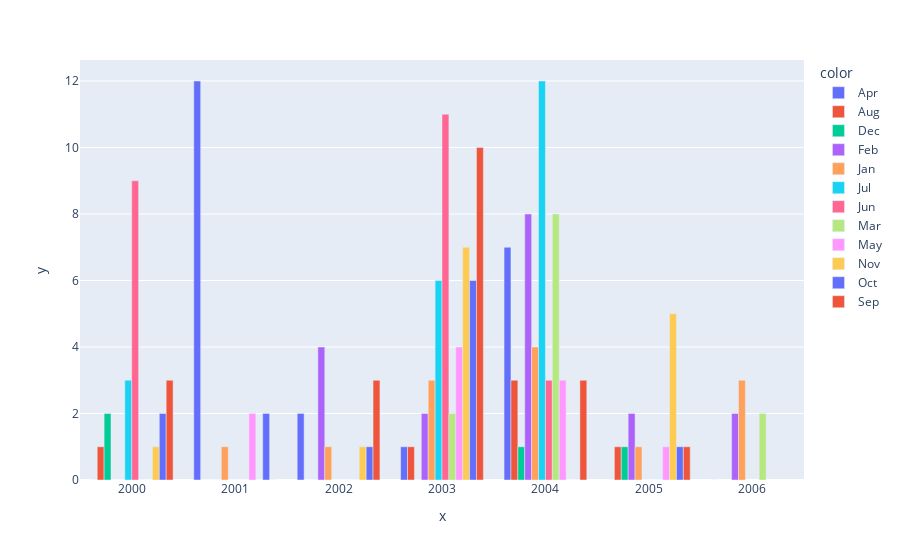

Notebook cell for this chart:
### Code cell
df_season_dow = df.groupby([df.year , df.month])['anomaly_seasonal_quantilemethod_timeToSleep'].sum()
px.bar(df_season_dow , x=df_season_dow.index.get_level_values(0),
           y=df_season_dow.values ,barmode='group',
           color= df_season_dow.index.get_level_values(1))

### Figure 1 — Plotly figure (JSON) as saved in the notebook; plotly's stock layout.template omitted (floating-point values rounded to 4 significant figures)
{"data": [{"alignmentgroup": "True", "hovertemplate": "color=Apr<br>x=%{x}<br>y=%{y}<extra></extra>", "legendgroup": "Apr", "marker": {"color": "#636efa", "pattern": {"shape": ""}}, "name": "Apr", "offsetgroup": "Apr", "orientation": "v", "showlegend": true, "textposition": "auto", "type": "bar", "x": [2000, 2001, 2002, 2003, 2004, 2005, 2006], "xaxis": "x", "y": [0, 12, 2, 1, 7, 0, 0], "yaxis": "y"}, {"alignmentgroup": "True", "hovertemplate": "color=Aug<br>x=%{x}<br>y=%{y}<extra></extra>", "legendgroup": "Aug", "marker": {"color": "#EF553B", "pattern": {"shape": ""}}, "name": "Aug", "offsetgroup": "Aug", "orientation": "v", "showlegend": true, "textposition": "auto", "type": "bar", "x": [2000, 2001, 2002, 2003, 2004, 2005], "xaxis": "x", "y": [1, 0, 0, 1, 3, 1], "yaxis": "y"}, {"alignmentgroup": "True", "hovertemplate": "color=Dec<br>x=%{x}<br>y=%{y}<extra></extra>", "legendgroup": "Dec", "marker": {"color": "#00cc96", "pattern": {"shape": ""}}, "name": "Dec", "offsetgroup": "Dec", "orientation": "v", "showlegend": true, "textposition": "auto", "type": "bar", "x": [2000, 2001, 2002, 2003, 2004, 2005], "xaxis": "x", "y": [2, 0, 0, 0, 1, 1], "yaxis": "y"}, {"alignmentgroup": "True", "hovertemplate": "color=Feb<br>x=%{x}<br>y=%{y}<extra></extra>", "legendgroup": "Feb", "marker": {"color": "#ab63fa", "pattern": {"shape": ""}}, "name": "Feb", "offsetgroup": "Feb", "orientation": "v", "showlegend": true, "textposition": "auto", "type": "bar", "x": [2000, 2001, 2002, 2003, 2004, 2005, 2006], "xaxis": "x", "y": [0, 0, 4, 2, 8, 2, 2], "yaxis": "y"}, {"alignmentgroup": "True", "hovertemplate": "color=Jan<br>x=%{x}<br>y=%{y}<extra></extra>", "legendgroup": "Jan", "marker": {"color": "#FFA15A", "pattern": {"shape": ""}}, "name": "Jan", "offsetgroup": "Jan", "orientation": "v", "showlegend": true, "textposition": "auto", "type": "bar", "x": [2000, 2001, 2002, 2003, 2004, 2005, 2006], "xaxis": "x", "y": [0, 1, 1, 3, 4, 1, 3], "yaxis": "y"}, {"alignmentgroup": "True", "hovertemplate": "color=Jul<br>x=%{x}<br>y=%{y}<extra></extra>", "legendgroup": "Jul", "marker": {"color": "#19d3f3", "pattern": {"shape": ""}}, "name": "Jul", "offsetgroup": "Jul", "orientation": "v", "showlegend": true, "textposition": "auto", "type": "bar", "x": [2000, 2001, 2002, 2003, 2004, 2005], "xaxis": "x", "y": [3, 0, 0, 6, 12, 0], "yaxis": "y"}, {"alignmentgroup": "True", "hovertemplate": "color=Jun<br>x=%{x}<br>y=%{y}<extra></extra>", "legendgroup": "Jun", "marker": {"color": "#FF6692", "pattern": {"shape": ""}}, "name": "Jun", "offsetgroup": "Jun", "orientation": "v", "showlegend": true, "textposition": "auto", "type": "bar", "x": [2000, 2001, 2002, 2003, 2004, 2005], "xaxis": "x", "y": [9, 0, 0, 11, 3, 0], "yaxis": "y"}, {"alignmentgroup": "True", "hovertemplate": "color=Mar<br>x=%{x}<br>y=%{y}<extra></extra>", "legendgroup": "Mar", "marker": {"color": "#B6E880", "pattern": {"shape": ""}}, "name": "Mar", "offsetgroup": "Mar", "orientation": "v", "showlegend": true, "textposition": "auto", "type": "bar", "x": [2000, 2001, 2002, 2003, 2004, 2005, 2006], "xaxis": "x", "y": [0, 0, 0, 2, 8, 0, 2], "yaxis": "y"}, {"alignmentgroup": "True", "hovertemplate": "color=May<br>x=%{x}<br>y=%{y}<extra></extra>", "legendgroup": "May", "marker": {"color": "#FF97FF", "pattern": {"shape": ""}}, "name": "May", "offsetgroup": "May", "orientation": "v", "showlegend": true, "textposition": "auto", "type": "bar", "x": [2000, 2001, 2002, 2003, 2004, 2005], "xaxis": "x", "y": [0, 2, 0, 4, 3, 1], "yaxis": "y"}, {"alignmentgroup": "True", "hovertemplate": "color=Nov<br>x=%{x}<br>y=%{y}<extra></extra>", "legendgroup": "Nov", "marker": {"color": "#FECB52", "pattern": {"shape": ""}}, "name": "Nov", "offsetgroup": "Nov", "orientation": "v", "showlegend": true, "textposition": "auto", "type": "bar", "x": [2000, 2001, 2002, 2003, 2004, 2005], "xaxis": "x", "y": [1, 0, 1, 7, 0, 5], "yaxis": "y"}, {"alignmentgroup": "True", "hovertemplate": "color=Oct<br>x=%{x}<br>y=%{y}<extra></extra>", "legendgroup": "Oct", "marker": {"color": "#636efa", "pattern": {"shape": ""}}, "name": "Oct", "offsetgroup": "Oct", "orientation": "v", "showlegend": true, "textposition": "auto", "type": "bar", "x": [2000, 2001, 2002, 2003, 2004, 2005], "xaxis": "x", "y": [2, 2, 1, 6, 0, 1], "yaxis": "y"}, {"alignmentgroup": "True", "hovertemplate": "color=Sep<br>x=%{x}<br>y=%{y}<extra></extra>", "legendgroup": "Sep", "marker": {"color": "#EF553B", "pattern": {"shape": ""}}, "name": "Sep", "offsetgroup": "Sep", "orientation": "v", "showlegend": true, "textposition": "auto", "type": "bar", "x": [2000, 2001, 2002, 2003, 2004, 2005], "xaxis": "x", "y": [3, 0, 3, 10, 3, 1], "yaxis": "y"}], "layout": {"barmode": "group", "legend": {"title": {"text": "color"}, "tracegroupgap": 0}, "margin": {"t": 60}, "xaxis": {"anchor": "y", "domain": [0, 1], "title": {"text": "x"}}, "yaxis": {"anchor": "x", "domain": [0, 1], "title": {"text": "y"}}}}
